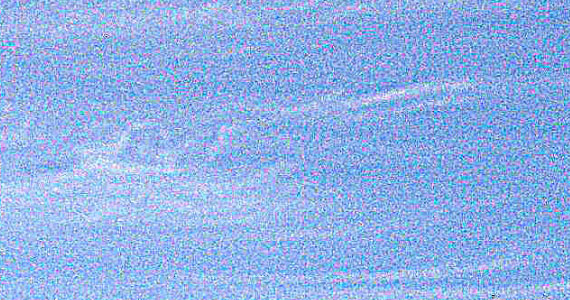
#> input picture images/noise_eye.jpg, 570 x 300 px
$ jupyter execute noise1.ipynb
#> lines starting #> are read from the running program, lines starting #| are printed output that depends on the picture
[cell 1]
import numpy as np
import cv2
from  matplotlib import pyplot as plt

[cell 2]
## 参考にしたサイト
# http://lang.sist.chukyo-u.ac.jp/classes/OpenCV/py_tutorials/py_photo/py_non_local_means/py_non_local_means.html

img = cv2.imread("../images/noise_eye.jpg")
#> img is the input picture: shape (300, 570, 3); mean B, G, R 229.7, 177.6, 144
# conv_img = cv2.cvtColor(img, cv2.COLOR_BGR2GRAY)

# 一枚のカラー画像を扱う
dst = cv2.fastNlMeansDenoisingColored(img,None,10,10,7,21)
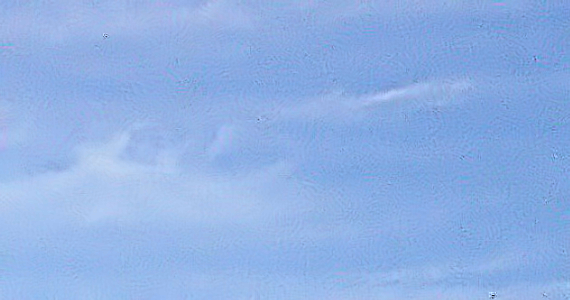
#> dst: shape (300, 570, 3); mean B, G, R 229.4, 176.9, 143
plt.subplot(121),plt.imshow(img)
plt.subplot(122),plt.imshow(dst)
plt.show()
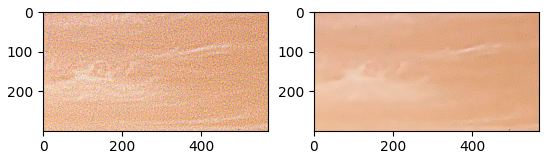
#> figure drawn by matplotlib, 2 panels; B, G, R data is drawn as R, G, B
